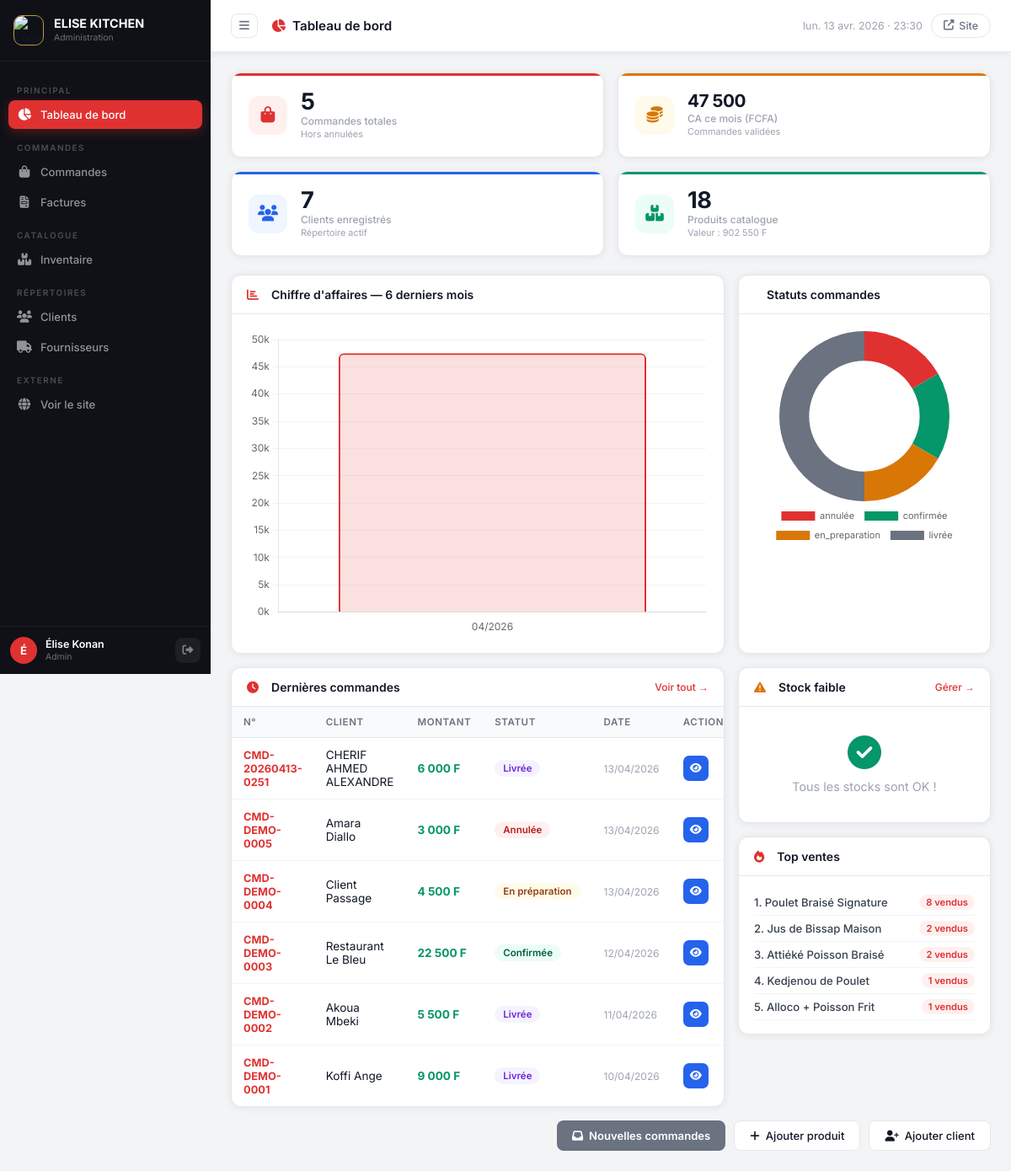
/admin/dashboard (signed in), run on the app's committed database.
### tables this page shows
CREATE TABLE commandes (
    id               INTEGER PRIMARY KEY AUTOINCREMENT,
    numero           TEXT UNIQUE NOT NULL,
    client_id        INTEGER,
    client_nom       TEXT NOT NULL,
    client_telephone TEXT NOT NULL,
    client_email     TEXT,
    client_adresse   TEXT,
    type_livraison   TEXT DEFAULT 'retrait',
    statut           TEXT DEFAULT 'nouvelle',
    montant_total    REAL NOT NULL DEFAULT 0,
    notes            TEXT,
    date_commande    TEXT DEFAULT (datetime('now','localtime')),
    FOREIGN KEY (client_id) REFERENCES clients(id)
);

CREATE TABLE commande_items (
    id          INTEGER PRIMARY KEY AUTOINCREMENT,
    commande_id INTEGER NOT NULL,
    produit_id  INTEGER,
    produit_nom TEXT NOT NULL,
    prix_unit   REAL NOT NULL,
    quantite    INTEGER NOT NULL DEFAULT 1,
    sous_total  REAL NOT NULL,
    FOREIGN KEY (commande_id) REFERENCES commandes(id) ON DELETE CASCADE,
    FOREIGN KEY (produit_id)  REFERENCES produits(id)  ON DELETE SET NULL
);

### app.py (the view)
@app.route('/admin/dashboard')
@login_required
def admin_dashboard():
    kpi_p  = qry("SELECT COUNT(*) as t, SUM(quantite*prix) as v FROM produits WHERE disponible=1", one=True)
    kpi_c  = qry("SELECT COUNT(*) as t FROM clients", one=True)
    kpi_cmd= qry("SELECT COUNT(*) as t FROM commandes WHERE statut!='annulée'", one=True)
    kpi_ca = qry("""
        SELECT COALESCE(SUM(montant_total),0) as ca FROM commandes
        WHERE statut!='annulée'
        AND strftime('%Y-%m',date_commande)=strftime('%Y-%m','now','localtime')
    """, one=True)
    nouvelles  = qry("SELECT COUNT(*) as n FROM commandes WHERE statut='nouvelle'", one=True)['n']
    commandes_recentes = qry("""
        SELECT c.*, COUNT(ci.id) as nb_items
        FROM commandes c
        LEFT JOIN commande_items ci ON c.id=ci.commande_id
        GROUP BY c.id ORDER BY c.date_commande DESC LIMIT 10
    """)
    alertes_stock = qry("SELECT * FROM produits WHERE quantite<5 AND disponible=1 ORDER BY quantite LIMIT 8")
    ca_mensuel = qry("""
        SELECT strftime('%m/%Y',date_commande) as mois,
               strftime('%Y%m',date_commande) as mois_sort,
               SUM(montant_total) as ca, COUNT(*) as nb
        FROM commandes WHERE statut!='annulée'
        AND date_commande>=date('now','-6 months','localtime')
        GROUP BY strftime('%Y-%m',date_commande)
        ORDER BY mois_sort ASC
    """)
    top_produits = qry("""
        SELECT ci.produit_nom, SUM(ci.quantite) as total_vendu, SUM(ci.sous_total) as ca
        FROM commande_items ci
        JOIN commandes c ON ci.commande_id=c.id
        WHERE c.statut!='annulée'
        GROUP BY ci.produit_nom ORDER BY total_vendu DESC LIMIT 5
    """)
    statuts = qry("SELECT statut, COUNT(*) as nb FROM commandes GROUP BY statut")
    return render_template('admin/dashboard.html',
        kpi_p=kpi_p, kpi_c=kpi_c, kpi_cmd=kpi_cmd, kpi_ca=kpi_ca,
        nouvelles=nouvelles,
        commandes_recentes=commandes_recentes,
        alertes_stock=alertes_stock,
        ca_mensuel=ca_mensuel,
        top_produits=top_produits,
        statuts=statuts)

### app.py (called while the page is built)
def get_db():
    if 'db' not in g:
        g.db = sqlite3.connect(
            app.config['DATABASE'],
            detect_types=sqlite3.PARSE_DECLTYPES
        )
        g.db.row_factory = sqlite3.Row
        g.db.execute("PRAGMA journal_mode=WAL")
        g.db.execute("PRAGMA foreign_keys=ON")
    return g.db

def qry(sql, args=(), one=False):
    cur = get_db().execute(sql, args)
    rows = [dict(r) for r in cur.fetchall()]
    return rows[0] if one and rows else (None if one else rows)

def login_required(f):
    @wraps(f)
    def deco(*a, **kw):
        if 'admin_id' not in session:
            flash("Veuillez vous connecter.", "warning")
            return redirect(url_for('admin_login'))
        return f(*a, **kw)
    return deco

@app.template_filter('datefr')
def datefr(v, fmt='%d/%m/%Y'):
    if not v:
        return '—'
    try:
        dt = datetime.fromisoformat(str(v)[:19])
        return dt.strftime(fmt)
    except Exception:
        return str(v)

@app.template_filter('fcfa')
def fcfa(v):
    try:
        return f"{float(v):,.0f}".replace(',', ' ')
    except Exception:
        return '0'

@app.template_filter('statut_label')
def statut_label(s):
    return {
        'nouvelle': 'Nouvelle', 'confirmée': 'Confirmée',
        'en_preparation': 'En préparation', 'prête': 'Prête !',
        'livrée': 'Livrée', 'annulée': 'Annulée'
    }.get(s, s)

@app.template_filter('statut_css')
def statut_css(s):
    return s.replace(' ', '_').replace('é', 'e').replace('è', 'e')

@app.context_processor
def inject_globals():
    ctx = {'nouvelles_commandes': 0, 'annee': datetime.now().year}
    if 'admin_id' in session:
        try:
            row = qry("SELECT COUNT(*) as n FROM commandes WHERE statut='nouvelle'", one=True)
            ctx['nouvelles_commandes'] = row['n'] if row else 0
        except Exception:
            pass
    return ctx

### templates/admin/dashboard.html (shortened to what this page needs)
{% extends "admin/base.html" %}
{% block page_title %}<i class="fas fa-chart-pie" style="color:#E03131;margin-right:8px;"></i>Tableau de bord{% endblock %}
{% block content %}
<div class="kpi-row">
    <div class="kpi kpi-red">
        <div class="kpi-icon-box"><i class="fas fa-bag-shopping"></i></div>
        <div style="flex:1;">
            <div class="kpi-num">{{ kpi_cmd.t or 0 }}</div>
            <div class="kpi-lbl">Commandes totales</div>
            <div class="kpi-sub">Hors annulées</div>
        </div>
    </div>
    <div class="kpi kpi-orange">
        <div class="kpi-icon-box"><i class="fas fa-coins"></i></div>
        <div>
            <div class="kpi-num" style="font-size:1.3rem;">{{ (kpi_ca.ca or 0) | fcfa }}</div>
            <div class="kpi-lbl">CA ce mois (FCFA)</div>
            <div class="kpi-sub">Commandes validées</div>
        </div>
    </div>
    <div class="kpi kpi-blue">
        <div class="kpi-icon-box"><i class="fas fa-users"></i></div>
        <div>
            <div class="kpi-num">{{ kpi_c.t or 0 }}</div>
            <div class="kpi-lbl">Clients enregistrés</div>
            <div class="kpi-sub">Répertoire actif</div>
        </div>
    </div>
    <div class="kpi kpi-green">
        <div class="kpi-icon-box"><i class="fas fa-boxes-stacked"></i></div>
        <div>
            <div class="kpi-num">{{ kpi_p.t or 0 }}</div>
            <div class="kpi-lbl">Produits catalogue</div>
            <div class="kpi-sub">Valeur : {{ (kpi_p.v or 0) | fcfa }} F</div>
        </div>
    </div>
</div>
<div style="display:grid;grid-template-columns:1fr 300px;gap:16px;margin-bottom:16px;">
    <div class="panel">
        <div class="panel-head">
            <div class="panel-head-title"><i class="fas fa-chart-bar" style="color:#E03131;"></i>&nbsp; Chiffre d'affaires — 6 derniers mois</div>
        </div>
        <div class="panel-body" style="padding:20px;">
            <canvas id="caChart" height="200"></canvas>
        </div>
    </div>
    <div class="panel">
        <div class="panel-head">
            <div class="panel-head-title">&nbsp; Statuts commandes</div>
        </div>
        <div class="panel-body" style="padding:20px;">
            <canvas id="statutChart" height="200"></canvas>
        </div>
    </div>
</div>
<div style="display:grid;grid-template-columns:1fr 300px;gap:16px;margin-bottom:16px;">
    <div class="panel">
        <div class="panel-head">
            <div class="panel-head-title"><i class="fas fa-clock" style="color:#E03131;"></i>&nbsp; Dernières commandes</div>
            <a href="{{ url_for('admin_commandes') }}" class="panel-head-link">Voir tout →</a>
        </div>
        <div style="overflow-x:auto;">
            <table class="admin-table">
                <thead><tr><th>N°</th><th>Client</th><th>Montant</th><th>Statut</th><th>Date</th><th>Action</th></tr></thead>
                <tbody>
                    {% for c in commandes_recentes %}
                    <tr style="{% if c.statut == 'nouvelle' %}background:#FFFBEB;{% endif %}">
                        <td><strong style="color:#E03131;font-size:.8rem;">{{ c.numero }}</strong></td>
                        <td style="font-size:.85rem;">{{ c.client_nom | truncate(20, True, '…') }}</td>
                        <td style="font-weight:700;color:#059669;font-size:.85rem;">{{ c.montant_total | fcfa }} F</td>
                        <td>
                            <span class="cmd-badge badge-{{ c.statut | statut_css }}">{{ c.statut | statut_label }}</span>
                        </td>
                        <td style="color:#9CA3AF;font-size:.75rem;white-space:nowrap;">{{ c.date_commande | datefr }}</td>
                        <td>
                            <a href="{{ url_for('admin_commande_detail', id=c.id) }}" class="btn-act btn-view"><i class="fas fa-eye"></i></a>
                        </td>
                    </tr>
                    {% else %}
                    <tr><td colspan="6" class="empty-admin" style="padding:24px;"><i class="fas fa-inbox"></i><p>Aucune commande</p></td></tr>
                    {% endfor %}
                </tbody>
            </table>
        </div>
    </div>
    <div style="display:flex;flex-direction:column;gap:16px;">
        <div class="panel">
            <div class="panel-head">
                <div class="panel-head-title"><i class="fas fa-triangle-exclamation" style="color:#D97706;"></i>&nbsp; Stock faible</div>
                <a href="{{ url_for('admin_inventaire') }}" class="panel-head-link">Gérer →</a>
            </div>
            <div class="panel-body">
                {% for p in alertes_stock %}
                <div class="alert-stock">
                    <div class="alert-stock-emoji">{{ p.emoji or '🍽️' }}</div>
                    <div class="alert-stock-info">
                        <div class="alert-stock-nom">{{ p.nom | truncate(22, True, '…') }}</div>
                        <div class="alert-stock-cat">{{ p.categorie }}</div>
                    </div>
                    <span class="alert-qty {% if p.quantite == 0 %}qty-zero{% else %}qty-low{% endif %}">{{ p.quantite }}</span>
                </div>
                {% else %}
                <div class="empty-admin" style="padding:18px;"><i class="fas fa-check-circle" style="color:#059669;"></i><p>Tous les stocks sont OK !</p></div>
                {% endfor %}
            </div>
        </div>
        <div class="panel">
            <div class="panel-head">
                <div class="panel-head-title"><i class="fas fa-fire" style="color:#E03131;"></i>&nbsp; Top ventes</div>
            </div>
            <div class="panel-body">
                {% for p in top_produits %}
                <div style="display:flex;justify-content:space-between;align-items:center;padding:6px 0;border-bottom:1px solid #F3F4F6;font-size:.82rem;">
                    <span style="color:#374151;font-weight:500;">{{ loop.index }}. {{ p.produit_nom | truncate(20, True, '…') }}</span>
                    <span style="background:#FFF0F0;color:#E03131;padding:2px 8px;border-radius:100px;font-size:.7rem;font-weight:600;">{{ p.total_vendu }} vendus</span>
                </div>
                {% else %}
                <div style="color:#9CA3AF;font-size:.82rem;padding:6px 0;">Pas encore de données de vente.</div>
                {% endfor %}
            </div>
        </div>
    </div>
</div>
<div style="display:flex;gap:10px;flex-wrap:wrap;">
    <a href="{{ url_for('admin_commandes', statut='nouvelle') }}" class="btn-add"
       style="{% if nouvelles == 0 %}background:#6B7280;{% endif %}">
        <i class="fas fa-inbox"></i>
        Nouvelles commandes{% if nouvelles > 0 %} ({{ nouvelles }}){% endif %}
    </a>
    <a href="{{ url_for('admin_ajouter_produit') }}" class="btn-secondary"><i class="fas fa-plus"></i> Ajouter produit</a>
    <a href="{{ url_for('admin_ajouter_client') }}" class="btn-secondary"><i class="fas fa-user-plus"></i> Ajouter client</a>
</div>
{% endblock %}
{% block scripts %}
<script>
Chart.defaults.font.family = 'Inter, sans-serif';
Chart.defaults.font.size = 12;
const caData = {{ ca_mensuel | tojson }};
if (caData.length) {
    new Chart(document.getElementById('caChart'), {
        type: 'bar',
        data: {
            labels: caData.map(d => d.mois),
            datasets: [{
                label: 'CA (FCFA)',
                data: caData.map(d => d.ca || 0),
                backgroundColor: 'rgba(224,49,49,.15)',
                borderColor: '#E03131',
                borderWidth: 2,
                borderRadius: 6
            }]
        },
        options: {
            responsive: true,
            plugins: { legend: { display: false } },
            scales: {
                y: { beginAtZero: true, grid: { color: '#F3F4F6' }, ticks: { callback: v => Math.round(v/1000)+'k' } },
                x: { grid: { display: false } }
            }
        }
    });
}
const statutData = {{ statuts | tojson }};
const cMap = { nouvelle:'#2563EB',confirmée:'#059669',en_preparation:'#D97706',prête:'#7C3AED',livrée:'#6B7280',annulée:'#E03131' };
if (statutData.length) {
    new Chart(document.getElementById('statutChart'), {
        type: 'doughnut',
        data: {
            labels: statutData.map(d => d.statut),
            datasets: [{ data: statutData.map(d => d.nb), backgroundColor: statutData.map(d => cMap[d.statut] || '#9CA3AF'), borderWidth: 0, hoverOffset: 8 }]
        },
        options: { responsive: true, cutout: '65%', plugins: { legend: { position: 'bottom', labels: { padding: 12, font: { size: 11 } } } } }
    });
}
</script>
{% endblock %}

### data on the page
commandes: numero "CMD-20260413-0251", client_nom "CHERIF AHMED ALEXANDRE", montant_total|fcfa "6 000", statut|statut_label "Livrée", date_commande "13/04/2026"
commandes: numero "CMD-DEMO-0005", client_nom "Amara Diallo", montant_total|fcfa "3 000", statut|statut_label "Annulée", date_commande "13/04/2026"
commandes: numero "CMD-DEMO-0004", client_nom "Client Passage", montant_total|fcfa "4 500", statut|statut_label "En préparation", date_commande "13/04/2026"
commandes: numero "CMD-DEMO-0003", client_nom "Restaurant Le Bleu", montant_total|fcfa "22 500", statut|statut_label "Confirmée", date_commande "12/04/2026"
commandes: numero "CMD-DEMO-0002", client_nom "Akoua Mbeki", montant_total|fcfa "5 500", statut|statut_label "Livrée", date_commande "11/04/2026"
commandes: numero "CMD-DEMO-0001", client_nom "Koffi Ange", montant_total|fcfa "9 000", statut|statut_label "Livrée", date_commande "10/04/2026"
commande_items: produit_nom "Jus de Bissap Maison", total_vendu "2"
commande_items: produit_nom "Attiéké Poisson Braisé", total_vendu "2"
commande_items: produit_nom "Kedjenou de Poulet", total_vendu "1"
commande_items: produit_nom "Alloco + Poisson Frit", total_vendu "1"

### other printed values
{{ session.get('admin_nom', 'A')[0].upper() }} "É"
{{ session.get('admin_nom', 'Admin') }} "Élise Konan"
{{ session.get('admin_role', '') }} "Admin"
{{ kpi_cmd.t or 0 }} "5"
{{ (kpi_ca.ca or 0) | fcfa }} "47 500"
{{ kpi_c.t or 0 }} "7"
{{ kpi_p.t or 0 }} "18"
{{ (kpi_p.v or 0) | fcfa }} "902 550"
{{ p.produit_nom | truncate(20, True, '…') }} "Poulet Braisé Signature"
{{ p.total_vendu }} "8"
